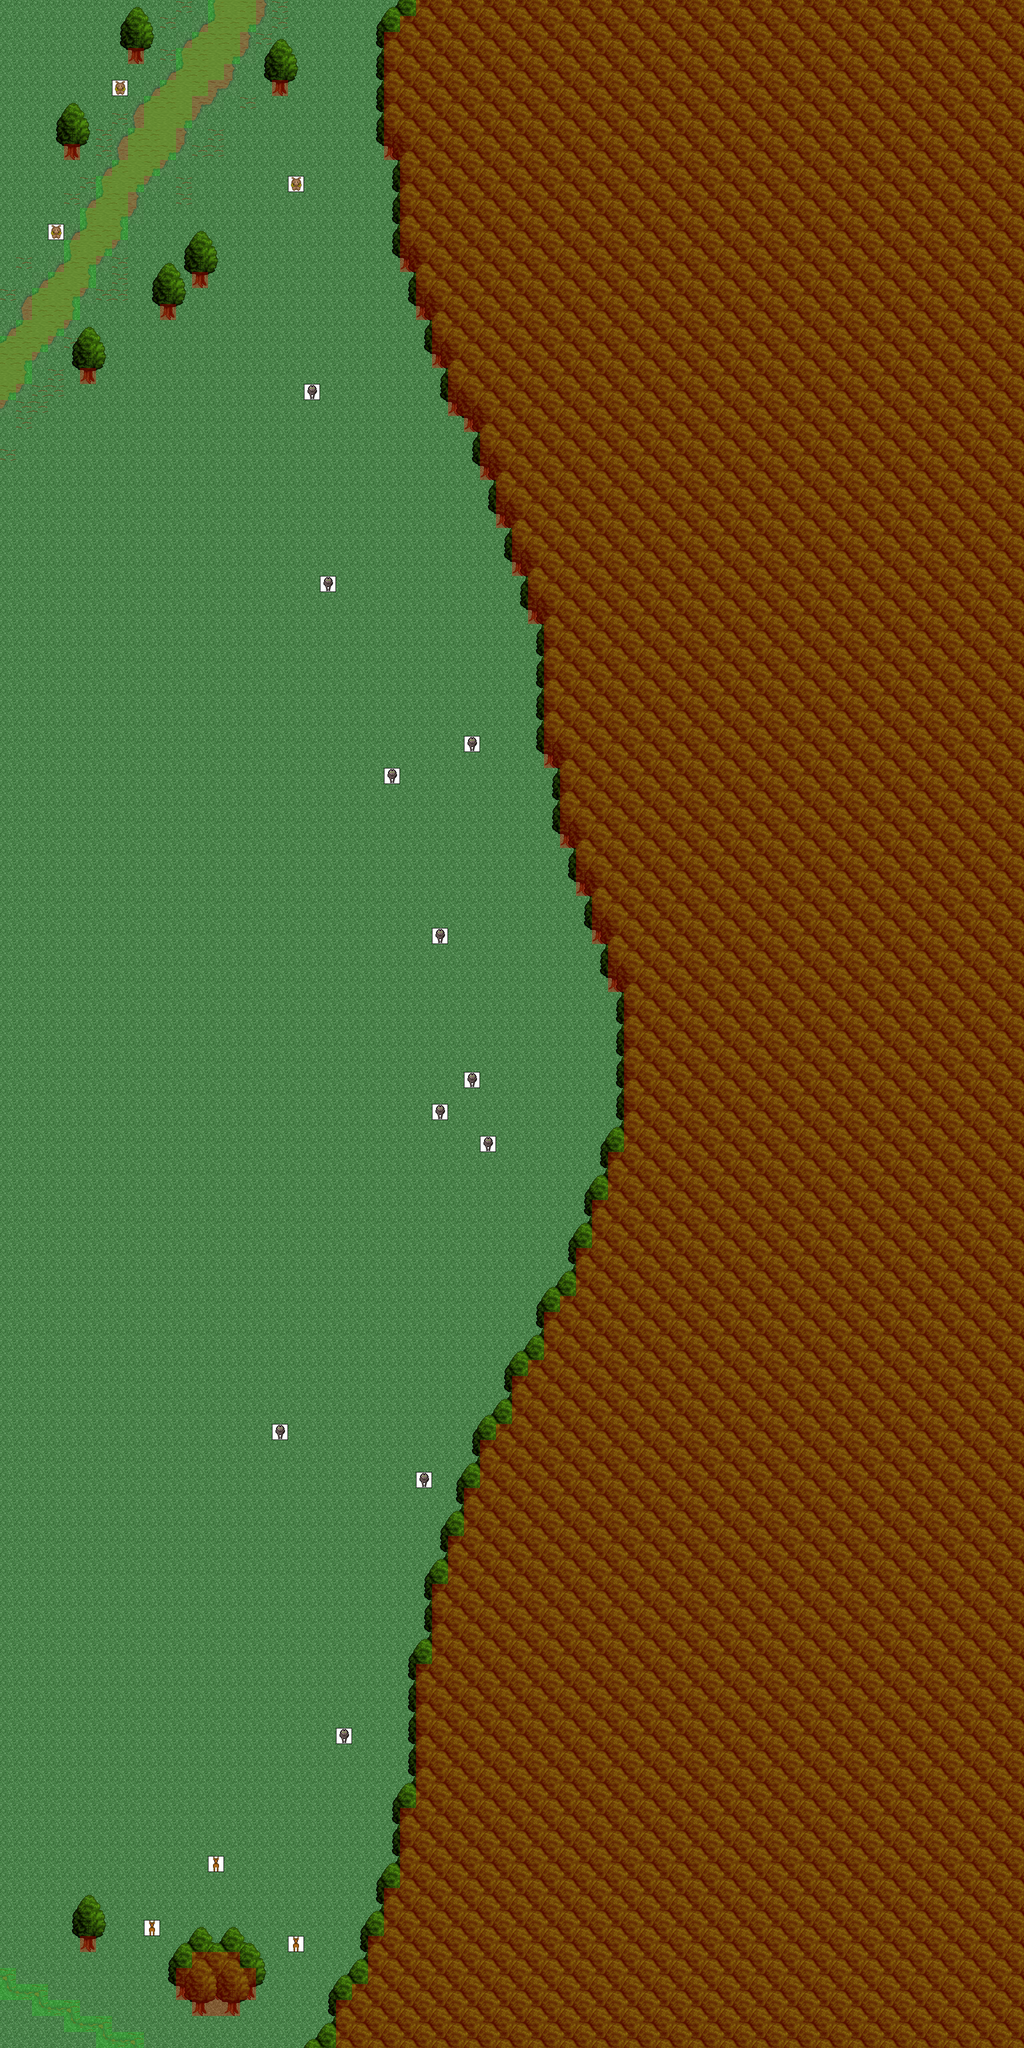

Rendered tile map (Tiled .tmx) drawn with the repository's tilesets; below, a short description and the map source with its tile grids summarised:
An orthogonal 64x128 tile map with 32x32 px tiles, 10 tile layers (0_floor, 1_terrain, 2_object, 3_roof, ...), 15 tilesets.

<map version="1.2" tiledversion="1.2.0" orientation="orthogonal" renderorder="right-down" width="64" height="128" tilewidth="32" tileheight="32" infinite="0" nextlayerid="21" nextobjectid="1">
 <tileset firstgid="1" name="protection" tilewidth="32" tileheight="32" tilecount="2" columns="2">
  <image source="../../tileset/logic/protection.png" width="64" height="32" />
 </tileset>
 <tileset firstgid="3" name="collision" tilewidth="32" tileheight="32" tilecount="1" columns="1">
  <image source="../../tileset/logic/collision.png" width="32" height="32" />
 </tileset>
 <tileset firstgid="4" name="trawa" tilewidth="32" tileheight="32" tilecount="33" columns="3">
  <image source="../../tileset/ground/ground.png" width="96" height="352" />
 </tileset>
 <tileset firstgid="37" name="domek" tilewidth="32" tileheight="32" tilecount="152" columns="8">
  <image source="../../tileset/pol/domki/house_wooden.png" width="256" height="608" />
 </tileset>
 <tileset firstgid="189" name="gras_edgs" tilewidth="32" tileheight="32" tilecount="36" columns="12">
  <image source="../../tileset/ground/grass_edges.png" width="384" height="96" />
 </tileset>
 <tileset firstgid="225" name="gras_crns" tilewidth="32" tileheight="32" tilecount="24" columns="6">
  <image source="../../tileset/ground/grass_corners.png" width="192" height="128" />
 </tileset>
 <tileset firstgid="249" name="tworki" tilewidth="32" tileheight="32" tilecount="2" columns="2">
  <image source="../../tileset/logic/creature/pol_malze.png" width="64" height="32" />
 </tileset>
 <tileset firstgid="251" name="buk" tilewidth="32" tileheight="32" tilecount="12" columns="3">
  <image source="../../tileset/pol/natura/drzewa/tree_buk.png" width="96" height="128" />
 </tileset>
 <tileset firstgid="263" name="buklas" tilewidth="32" tileheight="32" tilecount="42" columns="7">
  <image source="../../tileset/pol/natura/drzewa/tree_buk_las.png" width="224" height="192" />
 </tileset>
 <tileset firstgid="305" name="zamek" tilewidth="32" tileheight="32" tilecount="320" columns="20">
  <image source="../../tileset/building/castle.png" width="640" height="512" />
 </tileset>
 <tileset firstgid="625" name="waly" tilewidth="32" tileheight="32" tilecount="96" columns="12">
  <image source="../../tileset/ground/ridge/earth_pale.png" width="384" height="256" />
 </tileset>
 <tileset firstgid="721" name="lilja_wodna" tilewidth="32" tileheight="32" tilecount="6" columns="2">
  <image source="../../tileset/plant/star_shaped_plants.png" width="64" height="96" />
 </tileset>
 <tileset firstgid="727" name="drzewko" tilewidth="32" tileheight="32" tilecount="36" columns="6">
  <image source="../../tileset/pol/natura/drzewa/drzewko5.png" width="192" height="192" />
 </tileset>
 <tileset firstgid="763" name="animal" tilewidth="32" tileheight="32" tilecount="32" columns="8">
  <image source="../../tileset/logic/creature/animal.png" width="256" height="128" />
 </tileset>
 <tileset firstgid="795" name="pien 1" tilewidth="32" tileheight="32" tilecount="6" columns="3">
  <image source="../../tileset/plant/stump/hollow_logs.png" width="96" height="64" />
 </tileset>
 <layer id="11" name="0_floor" width="64" height="128">
  <data>[8192 cells, 8192 non-empty, 2 distinct tile ids]</data>
 </layer>
 <layer id="12" name="1_terrain" width="64" height="128">
  <data>[8192 cells, 157 non-empty, 22 distinct tile ids]</data>
 </layer>
 <layer id="13" name="2_object" width="64" height="128">
  <data>[8192 cells, 73 non-empty, 7 distinct tile ids]</data>
 </layer>
 <layer id="14" name="3_roof" width="64" height="128">
  <data>[8192 cells, 4541 non-empty, 41 distinct tile ids]</data>
 </layer>
 <layer id="15" name="4_roof_add" width="64" height="128">
  <data>[8192 cells, 48 non-empty, 3 distinct tile ids]</data>
 </layer>
 <layer id="16" name="objects" width="64" height="128">
  <data>[8192 cells, 17 non-empty, 3 distinct tile ids]</data>
 </layer>
 <layer id="17" name="collision" width="64" height="128" opacity="0.3">
  <data>[8192 cells, 4332 non-empty, 1 distinct tile ids]</data>
 </layer>
 <layer id="18" name="protection" width="64" height="128" opacity="0.2">
  <data>[8192 cells, 83 non-empty, 1 distinct tile ids]</data>
 </layer>
 <layer id="19" name="blend_ground" width="64" height="128" opacity="0.4">
  <data>[8192 cells, 0 non-empty, 0 distinct tile ids]</data>
 </layer>
 <layer id="20" name="blend_roof" width="64" height="128" opacity="0.4">
  <data>[8192 cells, 0 non-empty, 0 distinct tile ids]</data>
 </layer>
</map>
